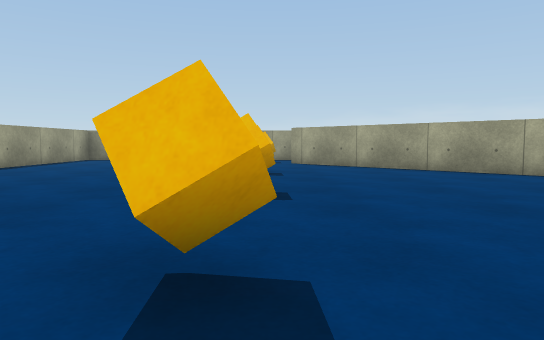
[1] (above)

21 first-person views from a walk through a scene from a Unity 3-D project. The camera is 0.58 m above the floor, tilts 4° down and sees 70° across. The floor is counted in squares, 1 m on a side. Each view is taken from the middle of a square. On the plan, view 1 faces up. The plan holds only what a view shows up to about 10 squares ahead; the rest is blank. The place goes on beyond the plan. The player character is not drawn. Surface patterns are stand-ins for the level's own textures.

[2]
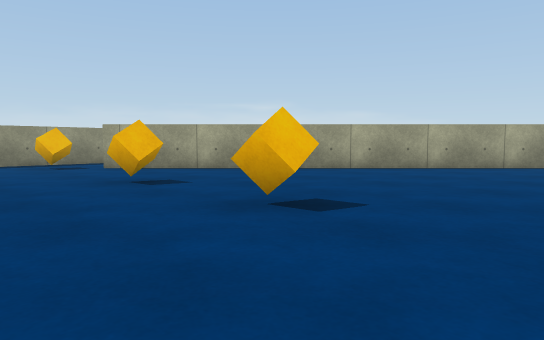

[3]
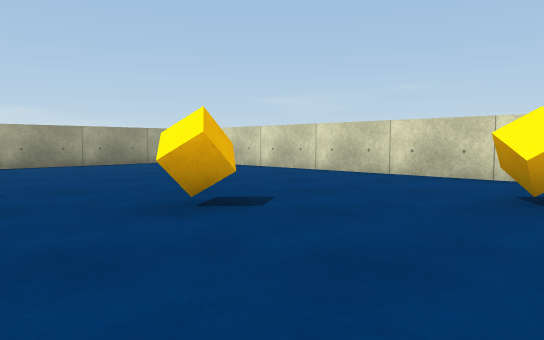

[4]
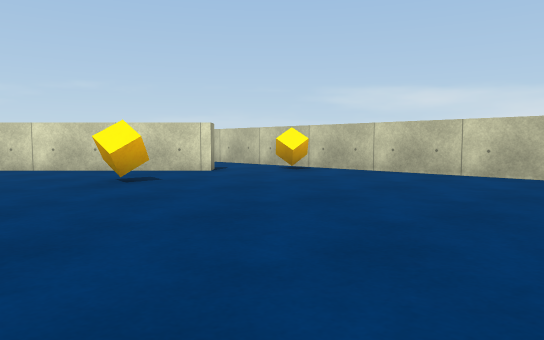

[5]
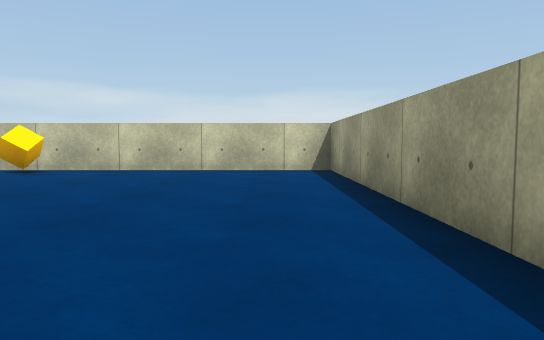

[6]
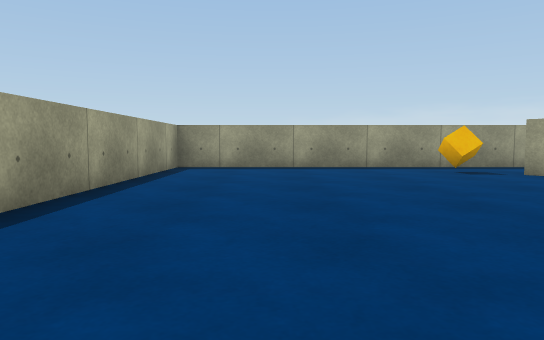

[7]
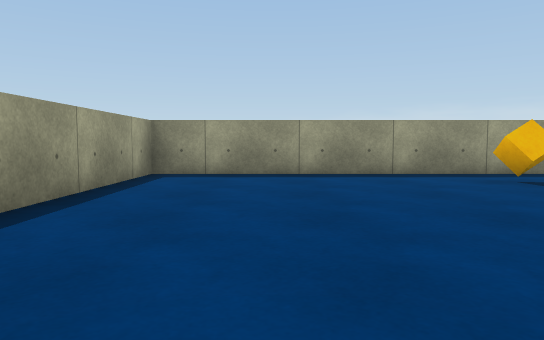

[8]
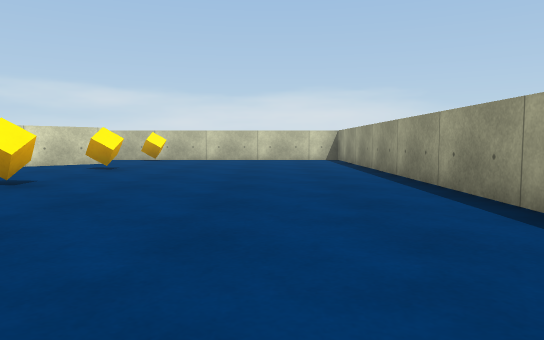

[9]
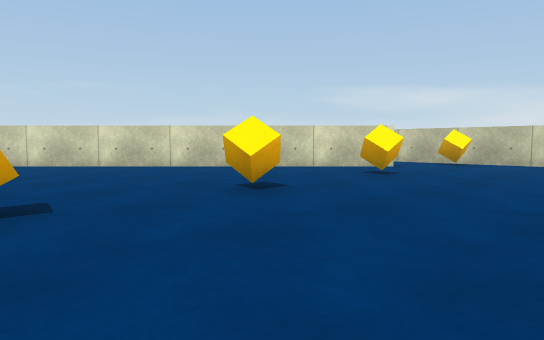

[10]
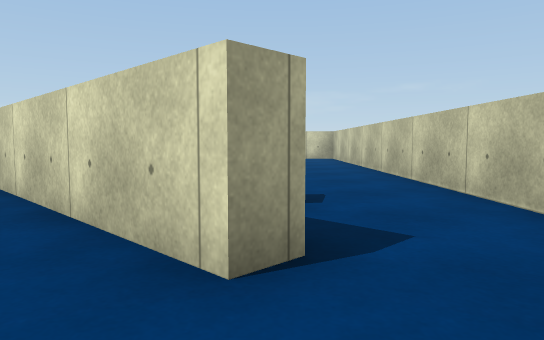

[11]
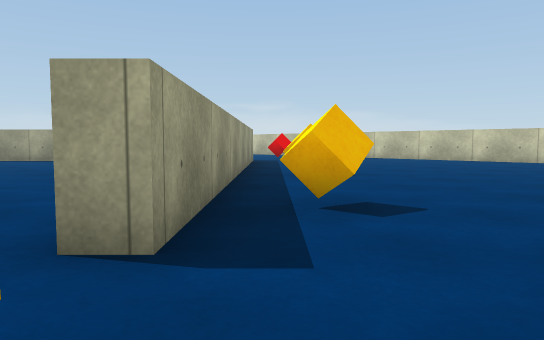

[12]
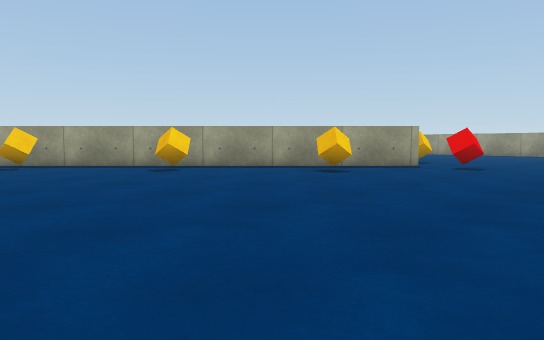

[13]
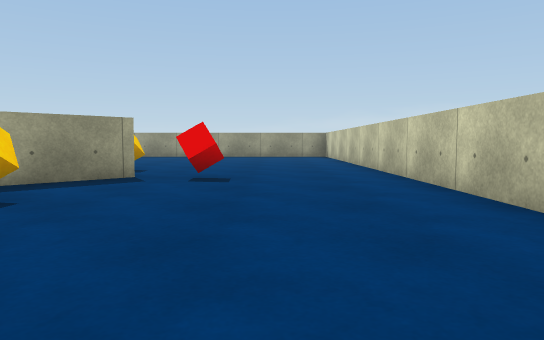

[14]
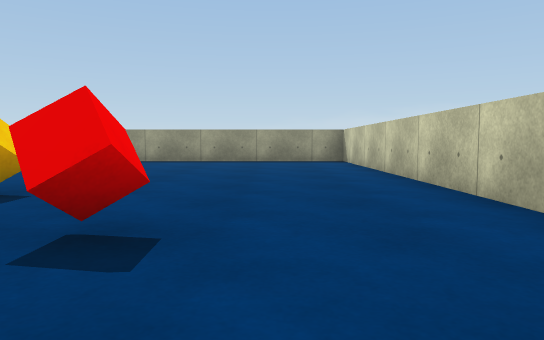

[15]
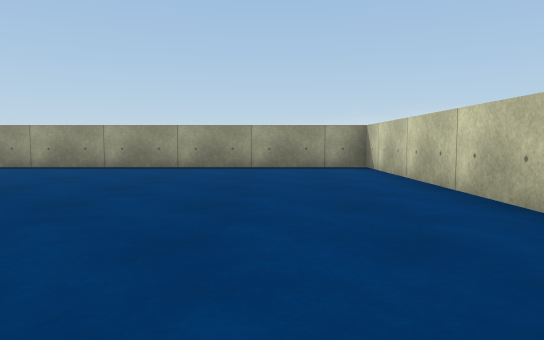

[16]
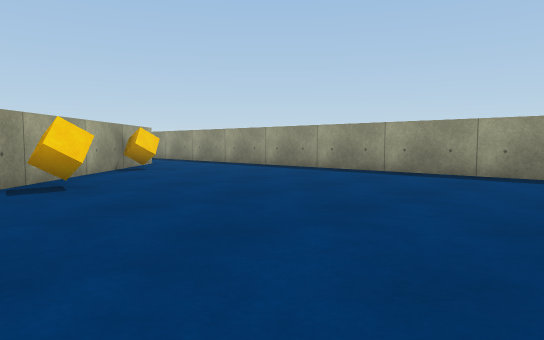

[17]
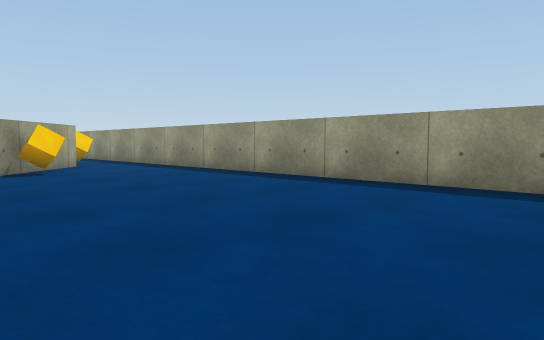

[18]
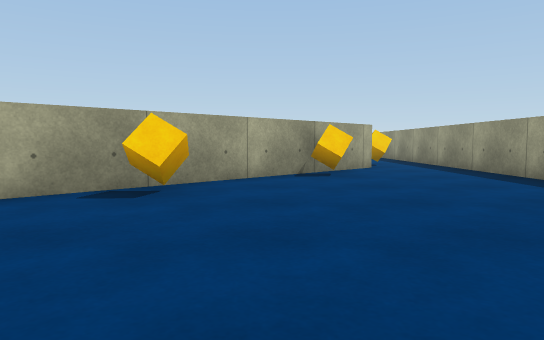

[19]
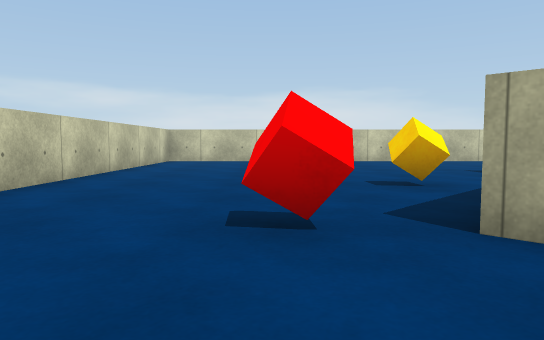

[20]
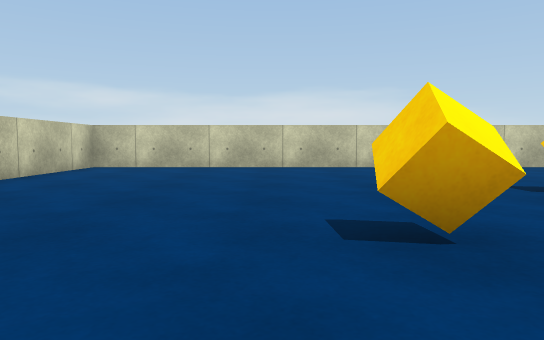

[21]
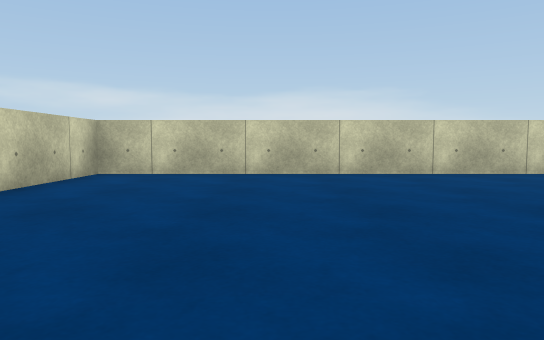

### Floor plan
Ten units are one square. View 1 is at (0, 0); x grows to the right and y downward. Boxes are objects, and circles mark ways between rooms. Rooms are numbered by the first view taken in them; rooms with no view inside come last. Other rooms are left out.
<svg viewBox="-68 -138 206 206">
<path fill="none" stroke="#000" d="M-63 -39 -63 63 -6 63M10 42 6 38 74 -30M77 -38 5 -111M-6 -133 -63 -133 -63 -71M88 -36 10 42M8 -114 60 -62M-6 63 133 63 133 -133 -6 -133"/>
<rect x="-5" y="45" width="10" height="10" fill="#bbb"><title>cube</title></rect>
<rect x="-5" y="15" width="10" height="10" fill="#bbb"><title>cube</title></rect>
<rect x="-5" y="-25" width="10" height="10" fill="#bbb"><title>cube</title></rect>
<rect x="-5" y="-55" width="10" height="10" fill="#bbb"><title>cube</title></rect>
<rect x="-5" y="-85" width="10" height="10" fill="#bbb"><title>cube</title></rect>
<rect x="-5" y="-125" width="10" height="10" fill="#bbb"><title>cube</title></rect>
<rect x="25" y="35" width="10" height="10" fill="#bbb"><title>cube</title></rect>
<rect x="75" y="-15" width="10" height="10" fill="#bbb"><title>cube</title></rect>
<rect x="95" y="-35" width="10" height="10" fill="#bbb"><title>red cube</title></rect>
<circle cx="5" cy="-125" r="3" fill="#2a7"/>
<circle cx="5" cy="55" r="3" fill="#2a7"/>
<text x="-10" y="-40">1</text>
<text x="90" y="-40">2</text>
</svg>
Room 1 opens to room 2.

Where each view was taken, in squares from view 1:
view 1: 0 up, 0 right, facing up
view 2: 2 up, 3 left, facing up-right
view 3: 1 up, 4 left, facing right
view 4: 1 up, 6 left, facing down-right
view 5: 2 up, 5 left, facing down
view 6: 4 up, 4 left, facing up
view 7: 6 up, 4 left, facing up
view 8: 7 up, 4 left, facing down
view 9: 5 up, 4 left, facing down-right
view 10: 4 down, 1 left, facing right
view 11: 6 down, 0 right, facing up-right
view 12: 6 down, 13 right, facing up-left
view 13: 3 down, 11 right, facing up
view 14: 1 up, 11 right, facing up
view 15: 4 up, 11 right, facing up
view 16: 6 up, 11 right, facing up-left
view 17: 8 up, 11 right, facing up-left
view 18: 9 up, 10 right, facing left
view 19: 6 up, 10 right, facing down
view 20: 3 up, 9 right, facing down
view 21: 1 up, 10 right, facing down
